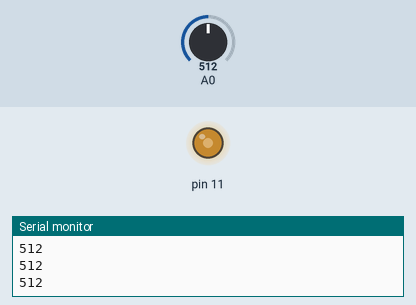
This sketch was run on a simulated Arduino Uno, built with avr-gcc and run on an emulated ATmega328P. On the bench: output pins drawn as LEDs (lit = HIGH), the last lines printed to the serial monitor. The test bench sets the inputs (shaded band); at power-on: A0 = 512.

Above: at 1.2 s.
1.3 s: A0 set to 716
At 2.4 s:
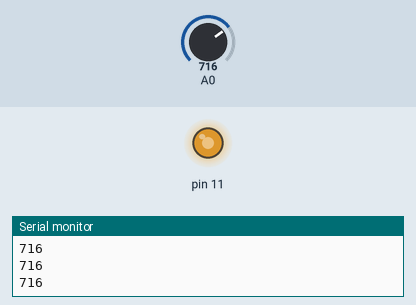
2.8 s: A0 set to 900
At 3.6 s:
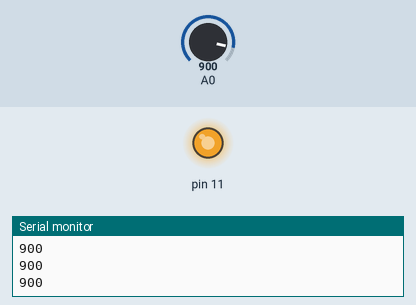
4.3 s: A0 set to 122
At 4.8 s:
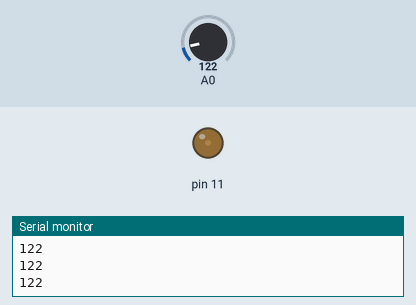
5.8 s: A0 set to 0
At 7.0 s:
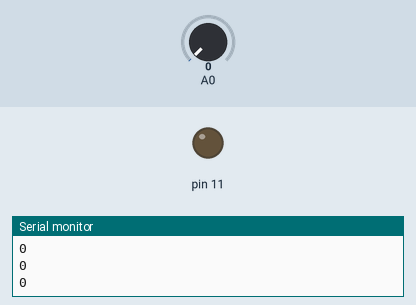
7.3 s: A0 set to 511
At 8.2 s:
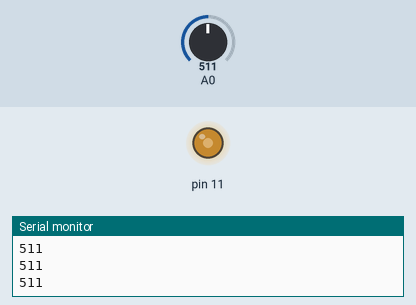
Timing chart, 0 to 9.8 s (numbered marks = the images above; inputs shaded):
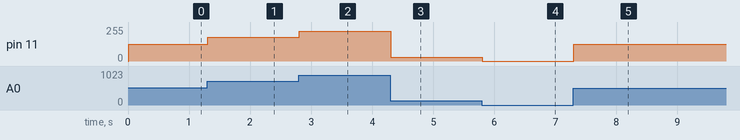

Measured:
- after the input at 1.3 s, pin 11: 127/255 → 178/255 at once
- after the input at 2.8 s, pin 11: 178/255 → 224/255 at once
- after the input at 4.3 s, pin 11: 224/255 → 30/255 at once
- after the input at 5.8 s, pin 11: 30/255 → 0/255 at once
- after the input at 7.3 s, pin 11: 0/255 → 127/255 at once

The sketch:

42_pwm_pulse_width_modulation_1.ino
```cpp
// C++ code
//
int ledValue = 0;

int potValue = 0;

void setup()
{
  pinMode(11,OUTPUT);
  pinMode(A0,INPUT);
  Serial.begin(9600);
}

void loop()
{
  delay(10); // Delay a little bit to improve simulation performance

  potValue=analogRead(A0);

  Serial.println(potValue);

  ledValue = map(potValue, 0, 1023, 0, 255);

  analogWrite(11, ledValue);
}
```
